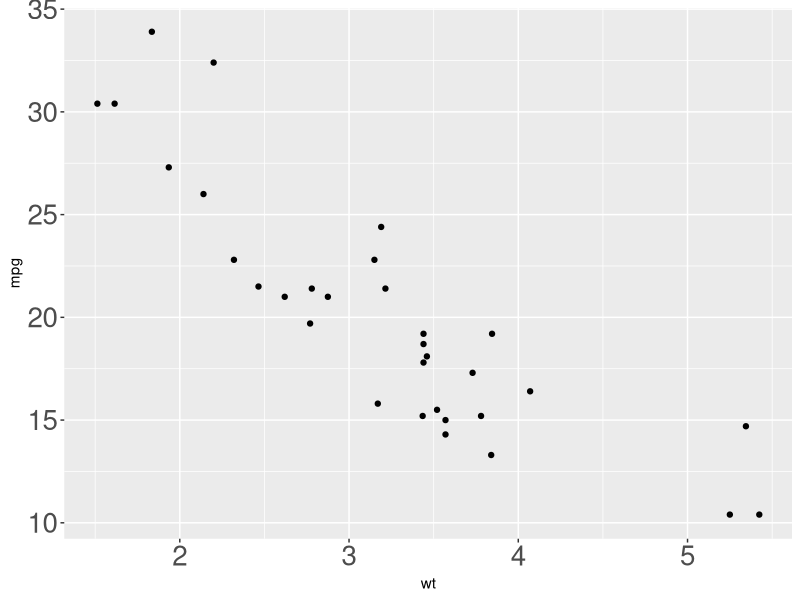
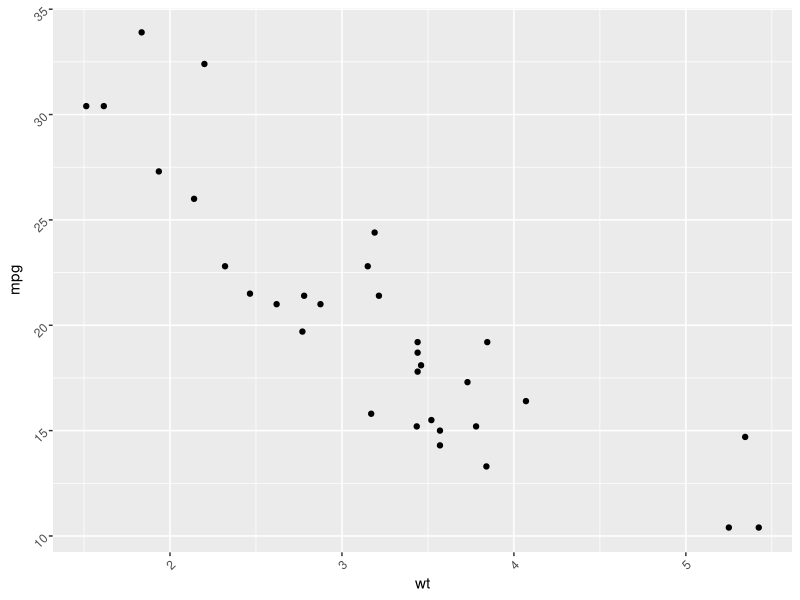
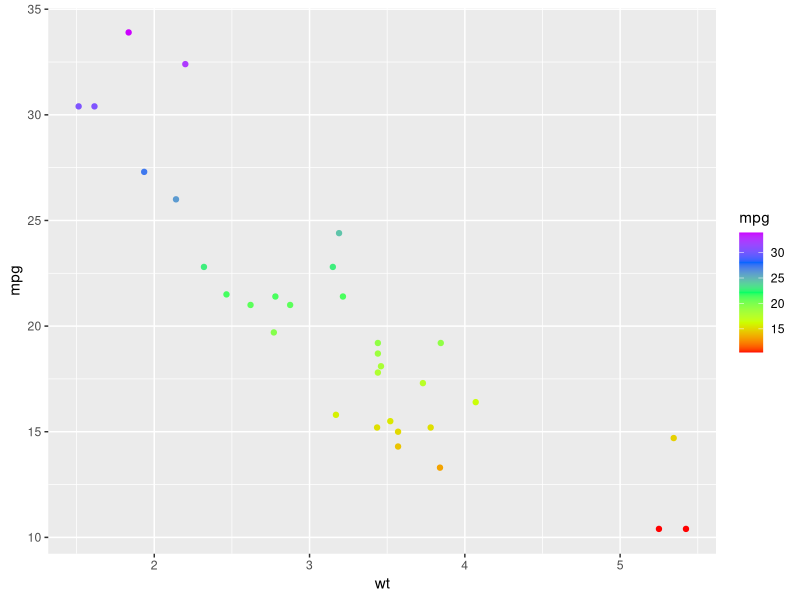
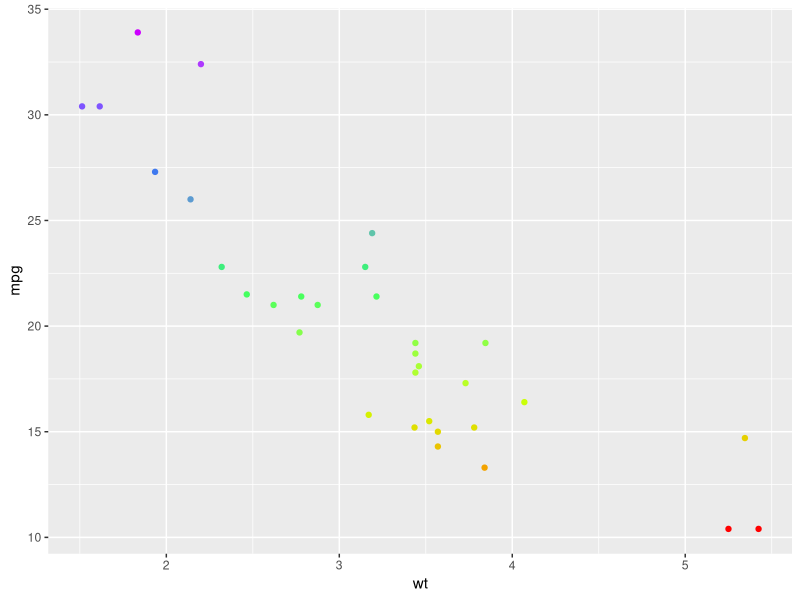

Write R code to recreate these figures, in order.
## ---- chunk 1
knitr::opts_chunk$set(echo = TRUE)
## ---- chunk 2
library(ggplot2)
## ---- chunk 3
#change axis text size
ggplot(mtcars, aes(x=wt, y=mpg)) + geom_point() + theme(axis.text.x = element_text(size=20), axis.text.y = element_text(size=20))

#change axis text direction
ggplot(mtcars, aes(x=wt, y=mpg)) + geom_point() + theme(axis.text.x = element_text(angle=45, hjust=1), axis.text.y = element_text(angle=45, hjust=1))

## ---- chunk 4
#change break values in color legend by something like pretty
ggplot(mtcars, aes(x=wt, y=mpg, color=mpg)) + geom_point() + scale_color_gradientn(colours = rainbow(5), breaks = pretty(mtcars$mpg, n=5))

#scale with log transformation and pretty breaks
ggplot(mtcars, aes(x=wt, y=mpg, color=mpg)) + geom_point() + scale_color_gradientn(colours = rainbow(5), breaks = pretty(log(mtcars$mpg), n=5))


